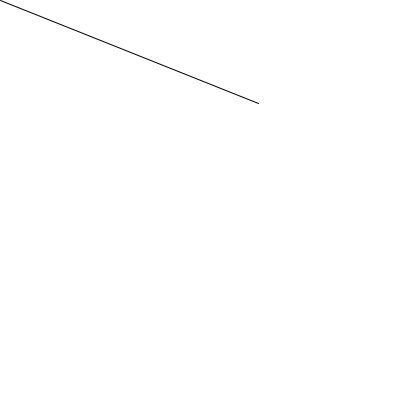
Frame 1 (no input)
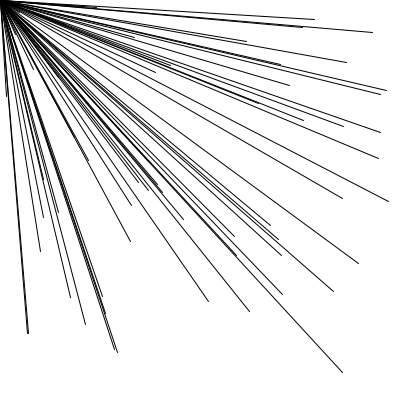
Frame 60 (the mouse pressed at the canvas centre just before this capture)
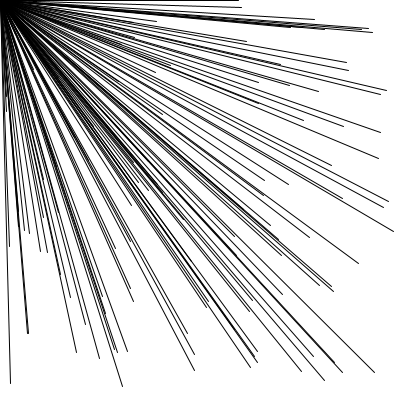
Frame 120 (the mouse held since frame 60 and released just before this capture)

The Processing sketch that drew these frames (run headless with seeded random() and noise(); from frame 60 on, the mouse is pressed at the canvas centre):

// Processing sketch: loopBG
// ── loopBG.pde
void setup()
{
  size(400, 400);
  background(255);
}

void draw()
{
  line(0, 0, random(400), random(400));
}

//pergunta: o que aconteceria se eu movesse a
//função background() para dentro do void draw()?
